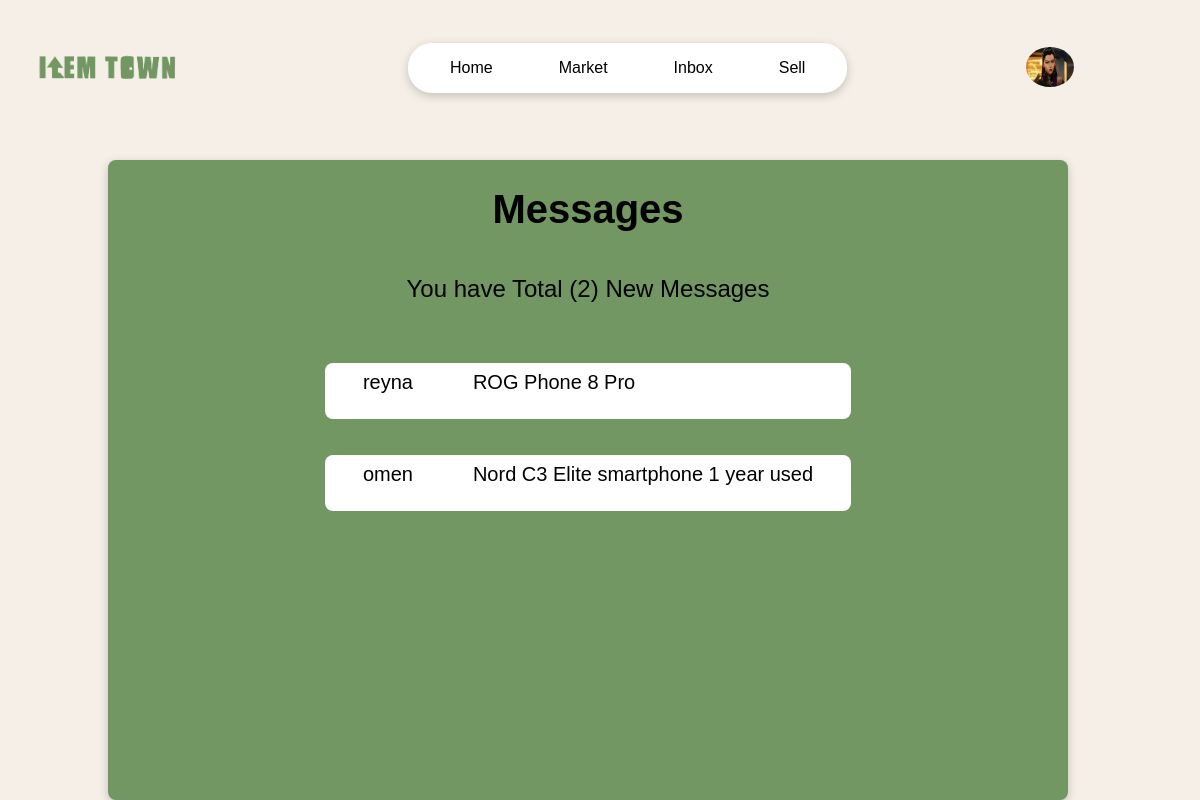
Before: /user/user-inbox/ (signed in) with the older database file.
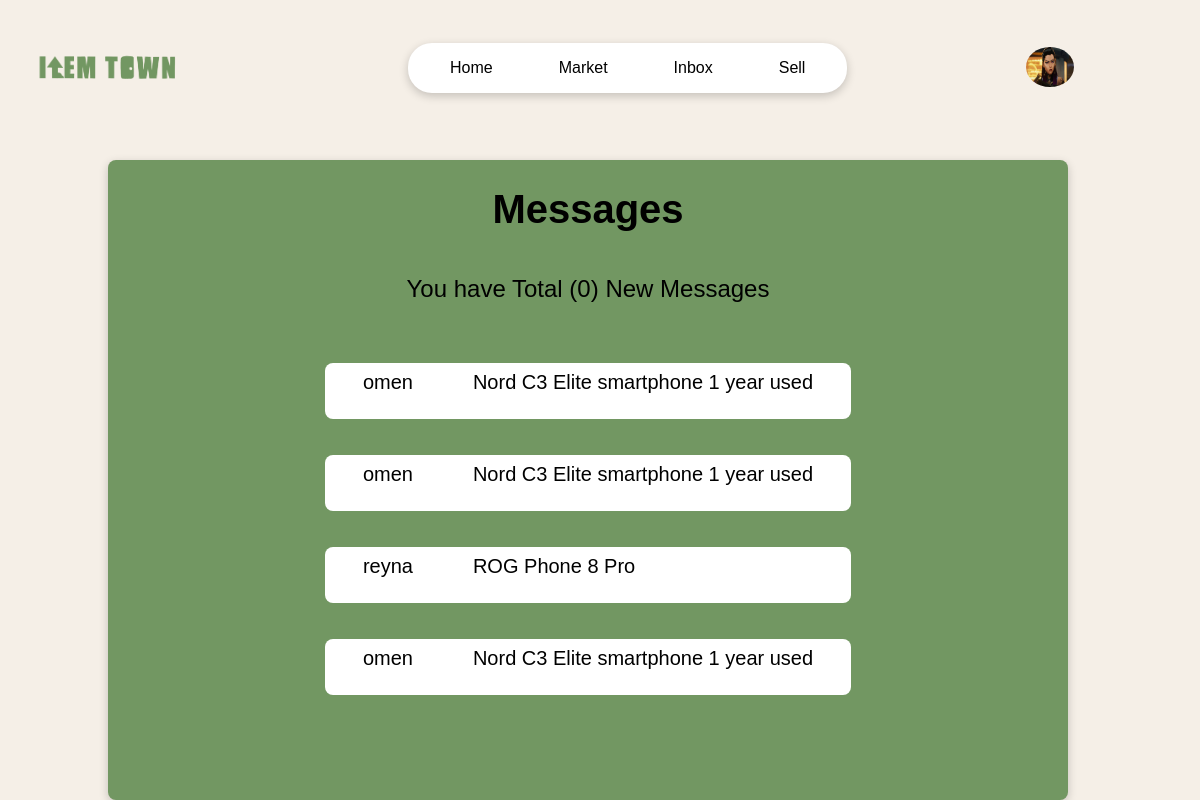
After: the same page with the newer database file.
### users/models.py (models this page shows, shortened)
class inbox_messages(models.Model):
    sender=models.ForeignKey('users.Profile',on_delete=models.SET_NULL,null=True,blank=True)
    reciver=models.ForeignKey('users.Profile',on_delete=models.SET_NULL,null=True,related_name='inbox_msg')
    product=models.ForeignKey(Product,on_delete=models.SET_NULL,null=True)
    name=models.CharField(max_length=50,null=True,blank=True)
    email=models.EmailField(null=True,blank=True)
    created=models.DateTimeField(auto_now_add=True)
    body=models.TextField()
    is_read=models.BooleanField(default=False)
    id=models.UUIDField(default=uuid.uuid1,primary_key=True)
    class Meta:
        ordering=['is_read','-created']

class Profile(models.Model):
    user=models.OneToOneField(User,on_delete=models.CASCADE)
    username=models.CharField(max_length=20,null=False,unique=True)
    first_name=models.CharField(max_length=20,null=False)
    last_name=models.CharField(max_length=50,null=False)
    email=models.EmailField()
    id=models.UUIDField(default=uuid.uuid1,primary_key=True)
    pic=models.ImageField(default='user/user.jpg',upload_to='user/')
    def __str__(self):
        return str(self.username)

### market/models.py (models this page shows, shortened)
class Product(models.Model):
    owner=models.ForeignKey('users.Profile',on_delete=models.CASCADE)
    product_id=models.UUIDField(default=uuid.uuid1,primary_key=True)
    title=models.CharField(max_length=50,null=False)
    short_discription=models.CharField(max_length=100,null=True,blank=True,default='')
    discription=models.TextField(max_length=500,null=True,blank=True)
    price=models.IntegerField(default=0,null=False)
    main_img=models.ImageField(default='default/market.png',upload_to='iteams/')
    sub_img1=models.ImageField(default='default/market.png',upload_to='iteams/')
    sub_img2=models.ImageField(default='default/market.png',upload_to='iteams/')
    sub_img3=models.ImageField(default='default/market.png',upload_to='iteams/')
    sub_img4=models.ImageField(default='default/market.png',upload_to='iteams/')
    ownership_type_options=(
        ('1st','1st Owner'),
        ('2nd','2nd Owner'),
        ('2nd+','More than 2nd'),
    )
    ownership_type=models.CharField(max_length=50,choices=ownership_type_options,default=None)
    purchase_date=models.DateField(null=True,blank=True)
    bill_and_box_options=(
        ('Yes','Have either bill/box'),
        ('No',"I don't have bill or box")
    )
    bill_and_box=models.CharField(choices=bill_and_box_options,max_length=50,default=None,null=True,blank=True)
    created = models.DateTimeField(auto_now_add=True)
    tags=models.ManyToManyField(Tag,blank=True)
    class Meta:
        ordering=['-created']

### users/views.py (the view)
# urls.py: path('user-inbox/',views.inbox,name='inbox'),
@login_required(login_url='login_user')
def inbox(request):
    user=request.user.profile
    msg=user.inbox_msg.all()
    unread_messages=msg.filter(is_read=False).count()
    content={
        'msg':msg,
        'unread_messages':unread_messages
    }
    return render(request,'users/inbox.html',content)

### users/templates/users/inbox.html (shortened to what this page needs)
{% extends 'page/nav.html'%}
{% load static %}
{%block css%}
    <link rel="stylesheet" href="{% static 'style/inbox.css' %}">
{%endblock%}
{%block body%}
<div class="inbox-container">
    <div class="messages-box">
        <center><h1 class="heading"> Messages</h1></center>
        <center><p class="sub-heading"> You have Total ({{unread_messages}}) New Messages</p></center>
        {%if msg%}
            <div class="messages-info">
                {%for i in msg%}
                <a href="{%url 'message' i.id%}" class="msg-link">
                    <ul class="messages-ul">
                        <li>{{i.sender}}</li>
                        <li>{{i.product.title}}</li>
                    </ul>
                {%endfor%}
            </div>
        {%else%}
            <p>No msg found</p>
        {%endif%}
    </div>
</div>
{%endblock%}

Changed rows visible on the page:
added inbox_messages: sender "omen", product "Nord C3 Elite smartphone 1 year used"
added inbox_messages: sender "omen", product "Nord C3 Elite smartphone 1 year used"
Other visible differences:
{{ unread_messages }}: "2" → "0"
